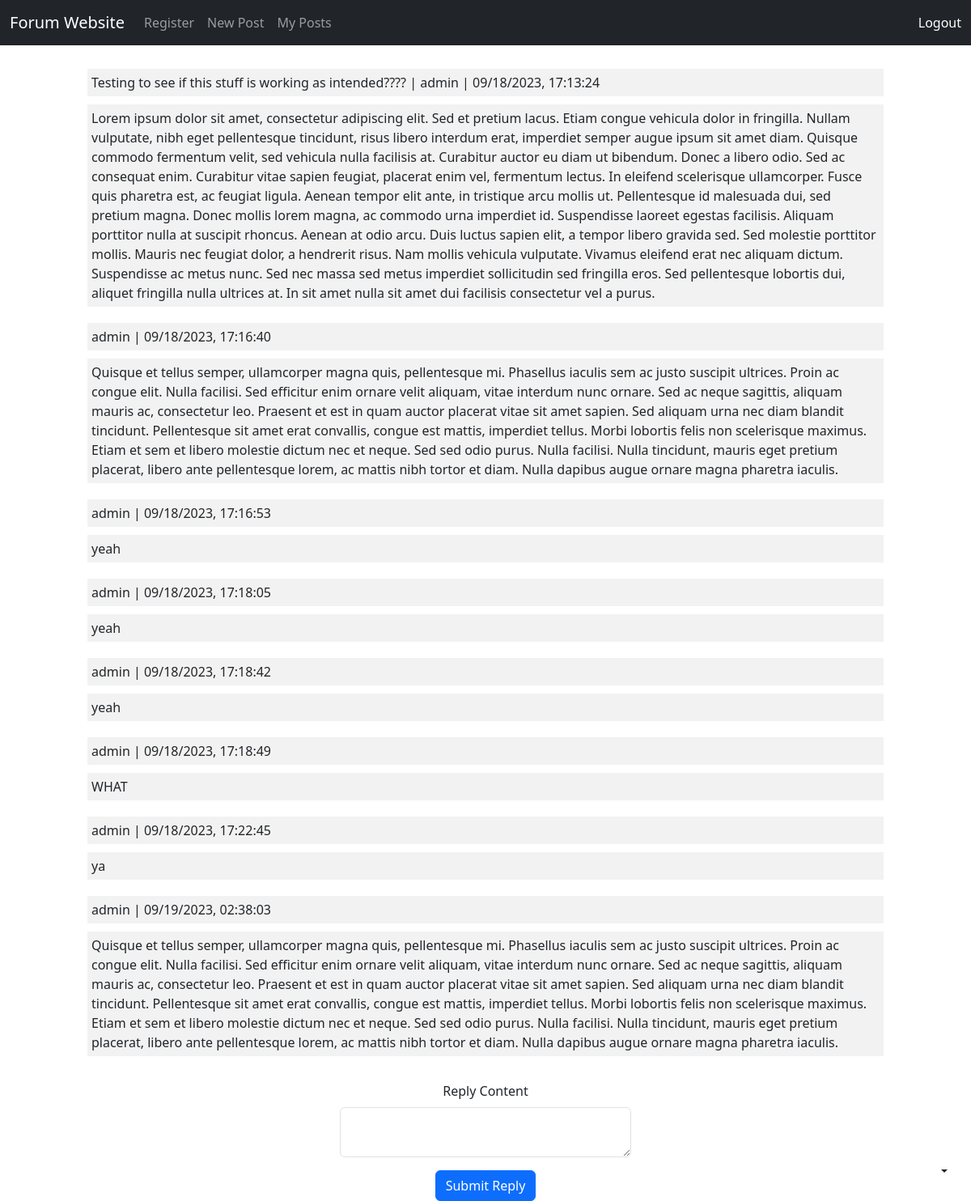
The app's page /show_post/2 (signed in) with its own data.
### main.py (models this page shows)
class Post(UserMixin, db.Model):
    __tablename__ = "posts"
    post_id = db.Column(db.Integer, primary_key=True)
    title = db.Column(db.String(50), nullable=False)
    body = db.Column(db.String(1000), nullable=False)
    date = db.Column(db.String(50), nullable=False)
    reply_count = db.Column(db.Integer, nullable=False)
    last_reply = db.Column(db.String(50), nullable=False)
    author_id = db.Column(db.String(30), db.ForeignKey('users.username'), nullable=False)

class Reply(UserMixin, db.Model):
    __tablename__ = "replies"
    reply_id = db.Column(db.Integer, primary_key=True)
    body = db.Column(db.String(1000), nullable=False)
    date = db.Column(db.String(50), nullable=False)
    author_id = db.Column(db.String(30), db.ForeignKey('users.username'), nullable=False)
    post_id = db.Column(db.Integer, db.ForeignKey('posts.post_id'), nullable=False)

### main.py (the view, shortened to what this page needs)
@app.route("/show_post/<int:post_id>", methods=["GET", "POST"])
def show_post(post_id):
    page_title = f"Post {post_id}"
    form = CreatePostReplyForm()
    post = db.get_or_404(Post, post_id)
    all_replies = db.session.execute(db.select(Reply).where(Reply.post_id == post_id)).scalars().all()
    return render_template("show_post.html", page_title=page_title, post=post, replies=all_replies, form=form, current_user=current_user)

### forms.py
class CreatePostReplyForm(FlaskForm):
    body = CKEditorField("Reply Content", validators=[DataRequired()])
    submit = SubmitField("Submit Reply")

### main.py (called while the page is built)
@login_manager.user_loader
def load_user(user_id):
    return db.get_or_404(User, user_id)

### templates/show_post.html
{% from "bootstrap5/form.html" import render_form %}
{% include "header.html" %}
<div id="main-content">
    <div class="row mb-3">
    <div class="col-md-12 themed-grid-col index-style">{{ post.title }} | {{ post.author_id }} | {{ post.date }}</div>
    <div class="col-md-12 themed-grid-col index-style post-buffer">{{ post.body }}</div>
    {% for reply in replies %}
        <div class="col-md-12 themed-grid-col index-style">{{ reply.author_id }} | {{ reply.date }}</div>
        <div class="col-md-12 themed-grid-col index-style post-buffer">{{ reply.body }}</div>
    {% endfor %}
    </div>
</div>
<div id="form-content">
    {% if current_user.is_authenticated %}
    {{ render_form(form, novalidate=True, button_map={"submit": "primary"}) }}
    {% endif %}
</div>
</body>
</html>

### static/css/style.css (style rules this page uses)
div#main-content { width: 80%; margin: 0 auto; }
div#form-content { width: 30%; min-width: 300px; margin: 0 auto; text-align: center; }
div.index-style { background-color: #f2f2f2; padding: 5px; margin: 5px 0; }
div.post-buffer { margin-bottom: 15px; }

### records on screen
Post: title "Testing to see if this stuff is working as intended????", author_id "admin", date "09/18/2023, 17:13:24", body "Lorem ipsum dolor sit amet, consectetur adipiscing elit. Sed et pretium lacus. Etiam congue vehicula dolor in fringilla. Nullam vulputate, nibh eget pellentesque tincidunt, risus libero interdum erat, imperdiet semper augue ipsum sit amet diam. Quisque commodo fermentum velit, sed vehicula nulla facilisis at. Curabitur auctor eu diam ut bibendum. Donec a libero odio. Sed ac consequat enim. Curabitur vitae sapien feugiat, placerat enim vel, fermentum lectus. In eleifend scelerisque ullamcorper. Fusce quis pharetra est, ac feugiat ligula. Aenean tempor elit ante, in tristique arcu mollis ut. Pellentesque id malesuada dui, sed pretium magna. Donec mollis lorem magna, ac commodo urna imperdiet…"
Reply: author_id "admin", date "09/18/2023, 17:16:40", body "Quisque et tellus semper, ullamcorper magna quis, pellentesque mi. Phasellus iaculis sem ac justo suscipit ultrices. Proin ac congue elit. Nulla facilisi. Sed efficitur enim ornare velit aliquam, vitae interdum nunc ornare. Sed ac neque sagittis, aliquam mauris ac, consectetur leo. Praesent et est in quam auctor placerat vitae sit amet sapien. Sed aliquam urna nec diam blandit tincidunt. Pellentesque sit amet erat convallis, congue est mattis, imperdiet tellus. Morbi lobortis felis non scelerisque maximus. Etiam et sem et libero molestie dictum nec et neque. Sed sed odio purus. Nulla facilisi. Nulla tincidunt, mauris eget pretium placerat, libero ante pellentesque lorem, ac mattis nibh…"
Reply: author_id "admin", date "09/18/2023, 17:16:53", body "yeah"
Reply: author_id "admin", date "09/18/2023, 17:18:05", body "yeah"
Reply: author_id "admin", date "09/18/2023, 17:18:42", body "yeah"
Reply: author_id "admin", date "09/18/2023, 17:18:49", body "WHAT"
Reply: author_id "admin", date "09/18/2023, 17:22:45", body "ya"
Reply: author_id "admin", date "09/19/2023, 02:38:03", body "Quisque et tellus semper, ullamcorper magna quis, pellentesque mi. Phasellus iaculis sem ac justo suscipit ultrices. Proin ac congue elit. Nulla facilisi. Sed efficitur enim ornare velit aliquam, vitae interdum nunc ornare. Sed ac neque sagittis, aliquam mauris ac, consectetur leo. Praesent et est in quam auctor placerat vitae sit amet sapien. Sed aliquam urna nec diam blandit tincidunt. Pellentesque sit amet erat convallis, congue est mattis, imperdiet tellus. Morbi lobortis felis non scelerisque maximus. Etiam et sem et libero molestie dictum nec et neque. Sed sed odio purus. Nulla facilisi. Nulla tincidunt, mauris eget pretium placerat, libero ante pellentesque lorem, ac mattis nibh…"
